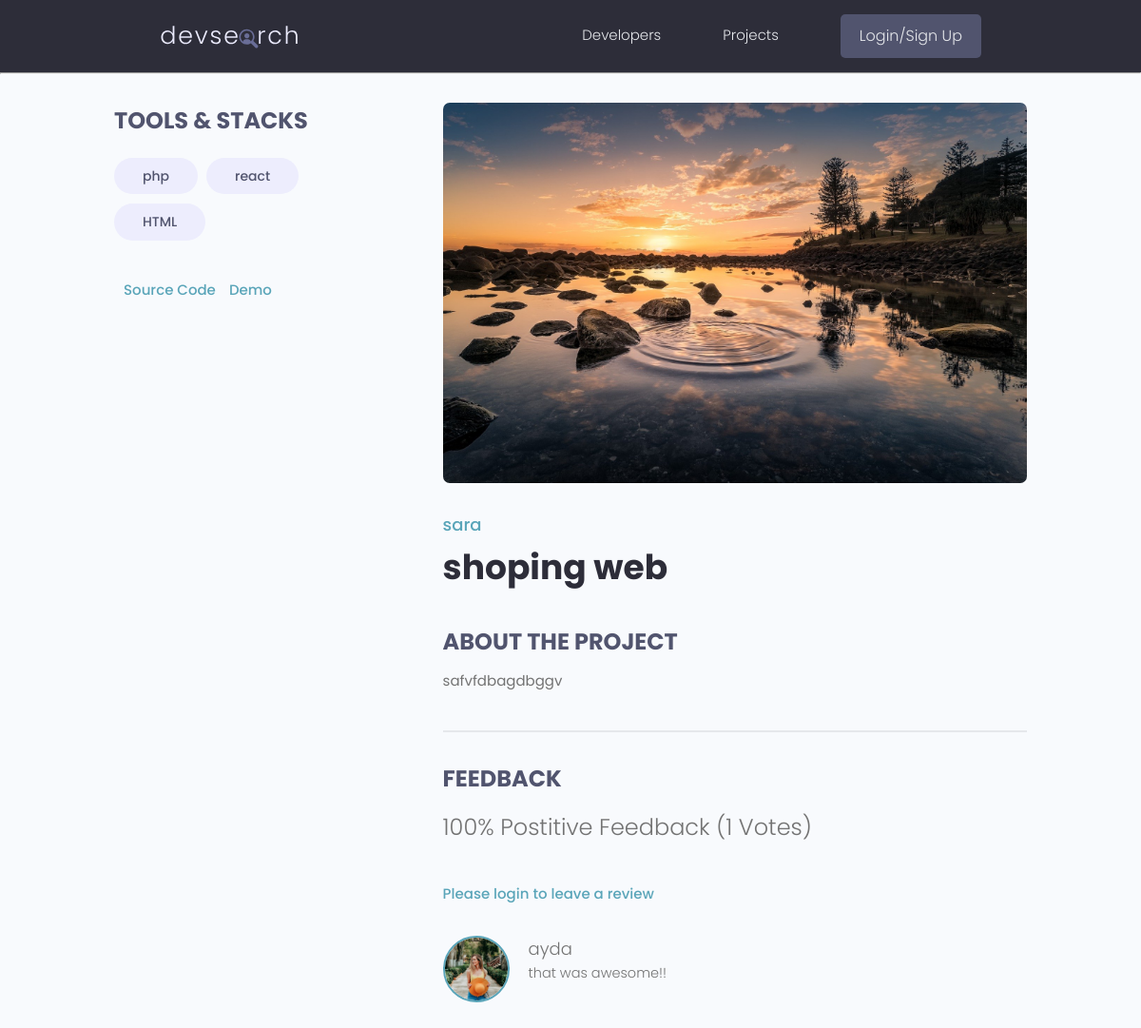
/projects/project/53d64aa7-017f-4472-b6f3-0cd36885d78c/, run on an earlier commit of the app's database.
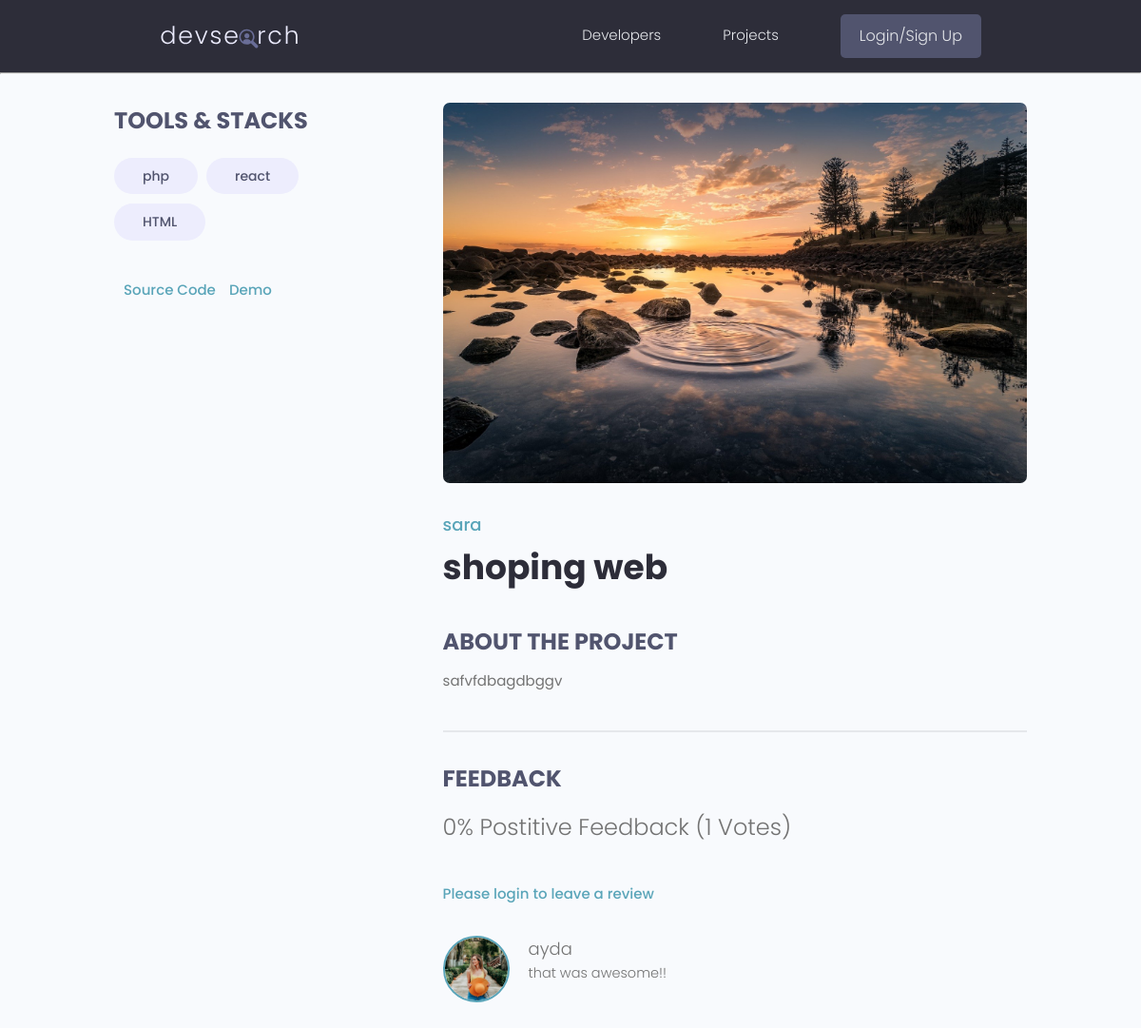
And on a later commit of the database.
### projects/models.py (models this page shows, shortened)
class Project(models.Model):
    owner=models.ForeignKey(Profile, null=True,blank=True,on_delete=models.SET_NULL)
    title= models.CharField(max_length=200)
    description= models.TextField(null=True, blank=True)
    featured_image=models.ImageField(null=True, blank=True, upload_to=None, height_field=None, width_field=None, max_length=100)
    demo_link=models.CharField(max_length=2000, blank=True)
    source_link= models.CharField(max_length = 2000, null=True, blank=True)
    tags=models.ManyToManyField('Tag', blank=True)# because the tag model is written below we put ''
    vote_total=models.IntegerField(default=0, null=True, blank=True)
    vote_ratio=models.IntegerField(default=0,null=True, blank=True)
    created= models.DateTimeField(auto_now_add=True)
    id=models.UUIDField(default=uuid.uuid4,unique=True, primary_key=True, editable=False)
    class Meta:
        ordering = ['-vote_ratio', '-vote_total', 'title']
    @property
    def imageURLs(self):
        try:
            img=self.featured_image.url
        except:
            img=''
        return img
    @property
    def reviewers(self):
        queryset = self.review_set.all().values_list('owner__id', flat=True)
        return queryset

### users/models.py (models this page shows, shortened)
class Profile(models.Model):
    user=models.OneToOneField(User, on_delete=models.CASCADE, null=True, blank=True)
    name=models.CharField(max_length=200, blank=True, null=True)
    username=models.CharField(max_length=200, blank=True, null=True)
    location=models.CharField(max_length=200, blank=True, null=True)
    email=models.EmailField(max_length=500,blank=True, null=True)
    short_intro= models.CharField(max_length=200, blank=True, null=True)
    bio=  models.TextField(blank=True, null=True)
    profile_image= models.ImageField(null=True, blank=True,upload_to='profiles/', default='profiles/default.jpg')
    social_github =models.CharField(max_length=200,blank=True,null=True)
    social_linkedin =models.CharField(max_length=200,blank=True,null=True)
    social_youtube =models.CharField(max_length=200,blank=True,null=True)
    social_website =models.CharField(max_length=200,blank=True,null=True)
    created=models.DateTimeField(auto_now_add=True)
    id= models.UUIDField(default=uuid.uuid4 , unique=True, primary_key=True, editable=False)

### projects/views.py (the view, shortened to what this page needs)
# urls.py: path('project/<str:pk>/', views.project, name="project"),
def project(request, pk):
    projectObj= Project.objects.get(id=pk)
    tags=projectObj.tags.all()
    form=ReviewForm()
    return render(request,'projects/single_project.html',{'projectObj': projectObj,'tags':tags,'form': form})

### projects/templates/projects/single_project.html (shortened to what this page needs)
{% extends 'main.html' %}
    {% block content %}
  <main class="singleProject my-md">
    <div class="container">
      <div class="layout">
        <div class="column column--1of3">
          <h3 class="singleProject__subtitle">Tools & Stacks</h3>
          <div class="singleProject__toolStack">
            {% for tag in projectObj.tags.all %}
            <span class="tag tag--pill tag--sub tag--lg">
              <small>{{tag.name}}</small>
            </span>
            {% endfor %}
          </div>
          {% if projectObj.source_link %}
          <a class="singleProject__liveLink" href="{{projectObj.source_link}}" target="_blank">Source Code
          </a>
          {% endif %}
          {% if projectObj.demo_link %}
          <a class="singleProject__liveLink" href="{{projectObj.demo_link}}" target="_blank">Demo
          </a>
          {% endif %}
        </div>
        <div class="column column--2of3">
          <img class="singleProject__preview" src="{{projectObj.imageURLs}}" alt="portfolio thumbnail" />
          <a href="profile.html" class="singleProject__developer">{{projectObj.owner.name}}</a>
          <h2 class="singleProject__title">{{projectObj.title}}</h2>
          <h3 class="singleProject__subtitle">About the Project</h3>
          <div class="singleProject__info">
            {{projectObj.description|linebreaksbr}}
          </div>
          <div class="comments">
            <h3 class="singleProject__subtitle">Feedback</h3>
            <h5 class="project--rating">
              {{projectObj.vote_ratio}}% Postitive Feedback ({{projectObj.vote_total}} Votes)
            </h5>
            {% if request.user.profile.id in projectObj.reviewers %}
                    <p>You have already submitted your review for this project</p>
            {% elif request.user.profile == projectObj.owner %}
                    <p>You cannot review your own work</p>
              {% else %}
      <a href="{% url 'login' %}?next={{request.path}}">Please login to leave a review</a>
            {% endif %}
            <div class="commentList">
              {% for review in projectObj.review_set.all %}
                  {% if review.body %}
              <div class="comment">
                  <img class="avatar avatar--md"
                    src="{{review.owner.profile_image.url}}" alt="user" />
                <div class="comment__details">
                  <p  class="comment__author">{{review.owner.name}}</p>
                  <p class="comment__info">
                    {{review.body|linebreaksbr}}
                  </p>
                </div>
              </div>
             {% endif %}
              {% endfor %}
            </div>
          </div>
        </div>
      </div>
    </div>
  </main>
    {% endblock content %}

What changed in the data, as far as the page shows it:
changed Project "shoping web": vote_ratio "100" → "0"
